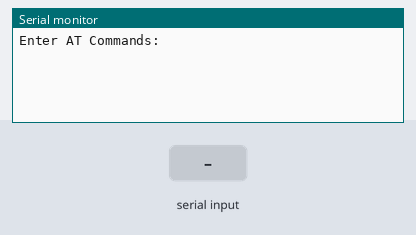
Bench run of a sketch on a simulated Arduino Uno, built with avr-gcc and run on an emulated ATmega328P. Shown: the last lines printed to the serial monitor. Inputs (shaded band) come from the test bench.

Above: at 1.2 s.
1.3 s: "1" received over the second serial link
At 2.5 s:
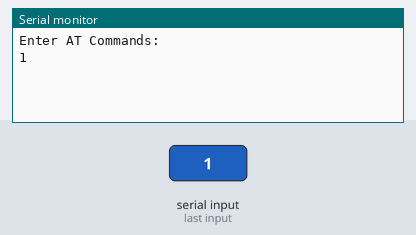
2.8 s: "0" received over the second serial link
At 3.9 s:
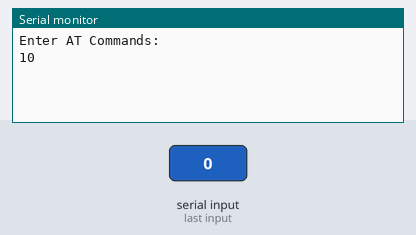

Measured:
- after the input at 1.3 s, the serial monitor: prints a new line at once (image 1)
- after the input at 2.8 s, the serial monitor: prints a new line at once (image 2)

The sketch:

Bluetooth_Ex2.ino
```cpp
#define rx 2
#define tx 5
#include<SoftwareSerial.h>
SoftwareSerial mySerial(rx,tx);
void setup() {
  pinMode(rx,INPUT);
  pinMode(tx,OUTPUT);
  Serial.begin(9600);
  Serial.println("Enter AT Commands:");
  mySerial.begin(38400);
}

void loop() {
  // put your main code here, to run repeatedly:
  if(mySerial.available())
    Serial.write(mySerial.read());
  if(Serial.available())
    mySerial.write(Serial.read());
}
```
